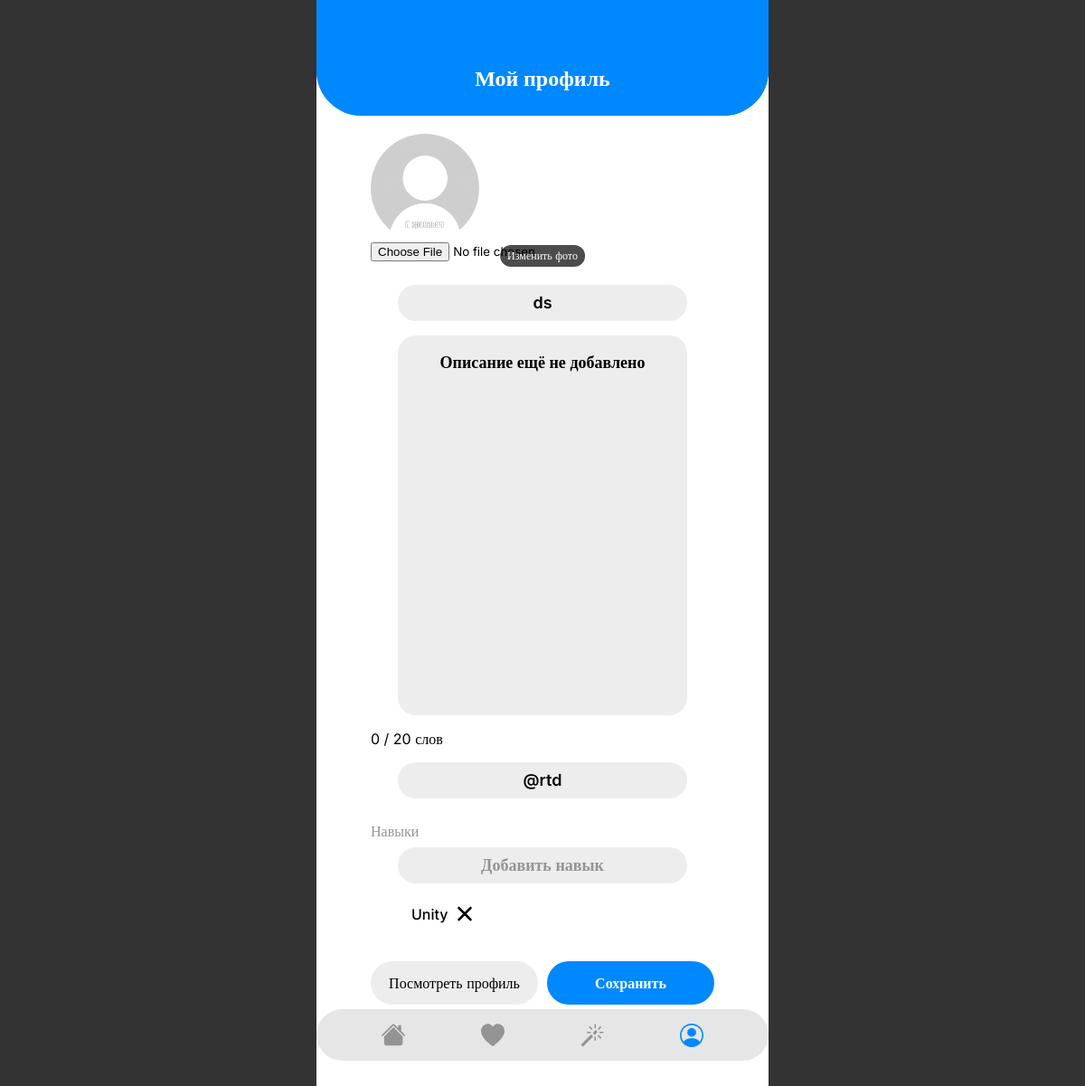
Page /profile/ (signed in) on the earlier database version.
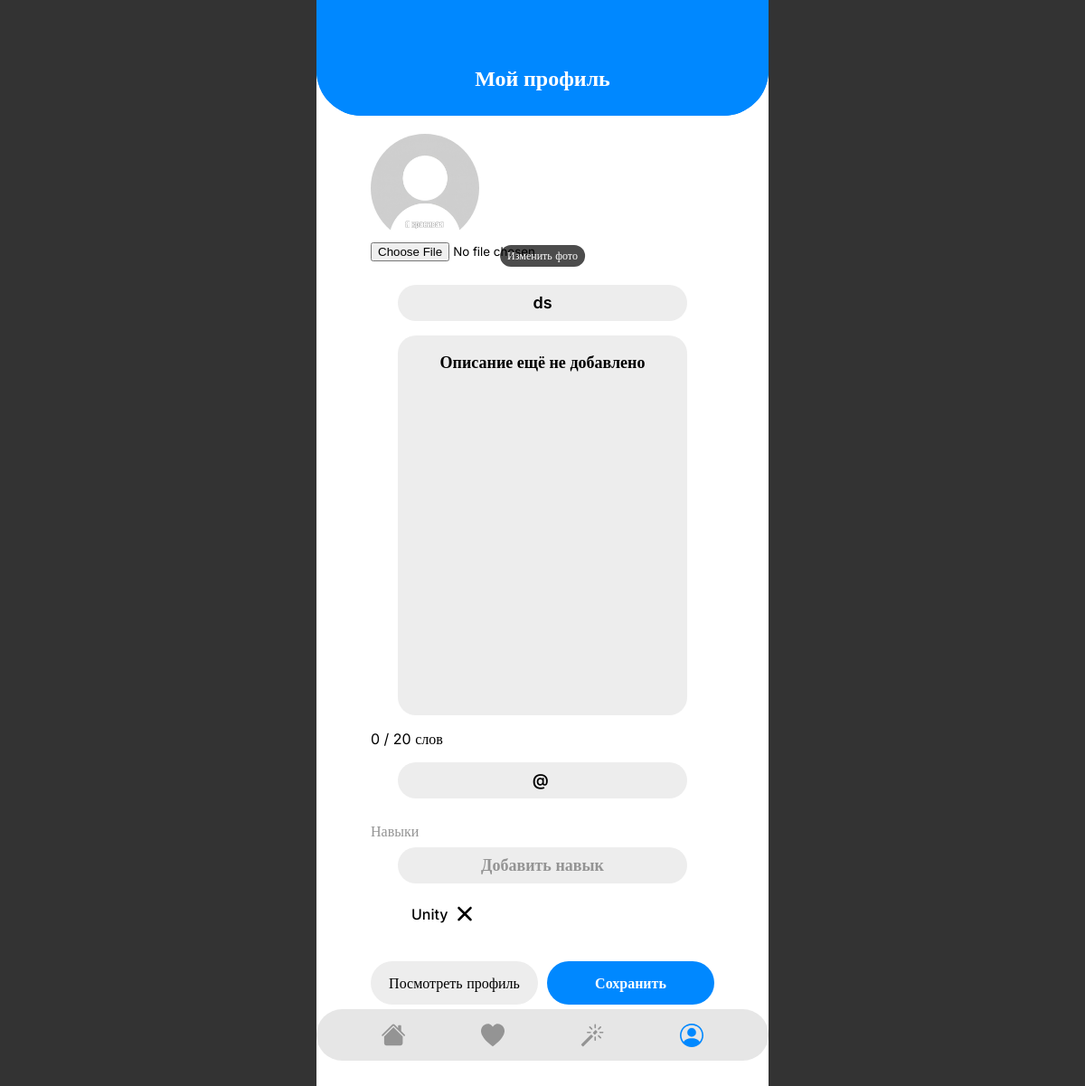
Same page on the later database version.
### accounts/models.py (models this page shows, shortened)
class Profile(models.Model):
    user = models.OneToOneField(User, on_delete=models.CASCADE, related_name='profile')
    description = models.TextField(
        max_length=700,
        blank=True,
        default='Описание ещё не добавлено'
    )
    name = models.CharField(
        max_length=100
    )
    photo = models.ImageField(
        upload_to="avatars/",
        blank=True,
        null=True,
        validators=[
            FileExtensionValidator(
                allowed_extensions=["jpg", "jpeg", "png", "webp"]
            )
        ]
    )
    telegram = models.CharField(
        max_length=100,
        blank=False
    )
    skills = models.ManyToManyField(
        Skill,
        related_name='profiles',
        blank=True
    )
    slug = models.SlugField(
        max_length=120,
        unique=True,
        blank=True
    )

### accounts/views.py (the view)
# urls.py: path('profile/', views.profile, name='profile'),
@login_required
@profile_required
def profile(request):
    profile = request.user.profile
    print("PROFILE VIEW CALLED, METHOD =", request.method)
    if request.method == "POST":
        form = ProfileForm(request.POST, request.FILES, instance=profile)
        if form.is_valid():
            profile = form.save()
            skills_raw = request.POST.get("skills", "[]")
            skills_ids = json.loads(skills_raw)
            profile.skills.set(Skill.objects.filter(id__in=skills_ids))
            return redirect("profile")
        if not form.is_valid():
            print("FORM ERRORS:", form.errors)
    else:
        form = ProfileForm(instance=profile)
    return render(request, "profile.html", {
        "profile": profile,
        "form": form
    })

### accounts/forms.py (shortened to what this page needs)
class ProfileForm(forms.ModelForm):
    class Meta:
        model = Profile
        fields = ("name", "description", "telegram", "photo")
        widgets = {
            "name": forms.TextInput(attrs={
                "class": "reg-field-input",
                "placeholder": "Имя"
            }),
            "description": forms.Textarea(attrs={
                "class": "reg-field-input textarea",
                "id": "descriptionField",
                "placeholder": "О себе",
                "style": "border-radius: 20px;"
            }),
            "telegram": forms.TextInput(attrs={
                "class": "reg-field-input",
                "placeholder": "@telegram"
            }),
        }

### templates/profile.html (shortened to what this page needs)
{% extends "base.html" %}
{% load static %}
{% block content %}
<div class="app-header">
    <h2 class="focus-phrase">Мой профиль</h2>
</div>
<div class="profile-edit-container">
    <form method="POST" enctype="multipart/form-data" class="profile-edit-form">
        <div class="profile-avatar-edit">
            <label class="avatar-label">
                {% if profile.photo %}
                    <img src="{{ profile.photo.url }}" class="avatar-preview">
                {% else %}
                    <img src="{% static 'assets/images/123.jpg' %}" class="avatar-preview">
                {% endif %}
                <span class="avatar-change">Изменить фото</span>
                {{ form.photo }}
            </label>
        </div>
        {{ form.name }}
        {{ form.description }}
        <div id="wordCounterFixed">
            <span id="wordCount">0</span> / 20 слов
        </div>
        {{ form.telegram }}
        <div class="skills-edit-block">
            <p class="section-title">Навыки</p>
            <div class="skills-step">
                <input
                    type="text"
                    id="skillInput"
                    placeholder="Добавить навык"
                    class="reg-field-input"
                    autocomplete="off"
                >
                <ul id="skillsDropdown" class="skills-dropdown"></ul>
                <div id="selectedSkills" class="selected-skills" style="margin-top: 10px;">
                </div>
            </div>
        </div>
        <div class="profile-actions">
            <a href="{% url 'profile_detail' profile.slug %}" class="btn-secondary">
                Посмотреть профиль
            </a>
            <button type="submit" class="btn-primary">
                Сохранить
            </button>
        </div>
    </form>
</div>
{% endblock %}

Differences in the rows shown:
changed Profile "ds": telegram "@rtd" → "@"
